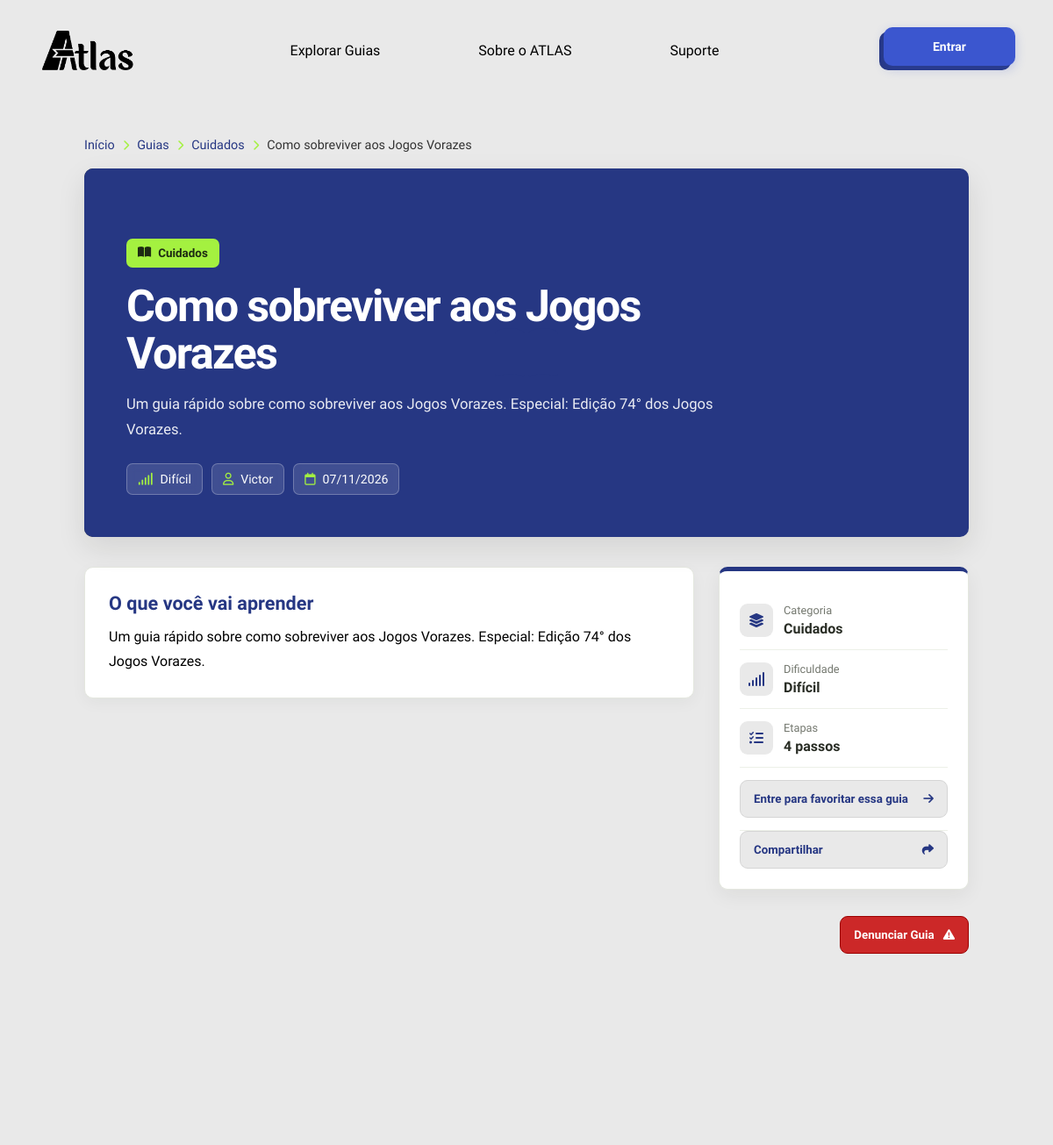
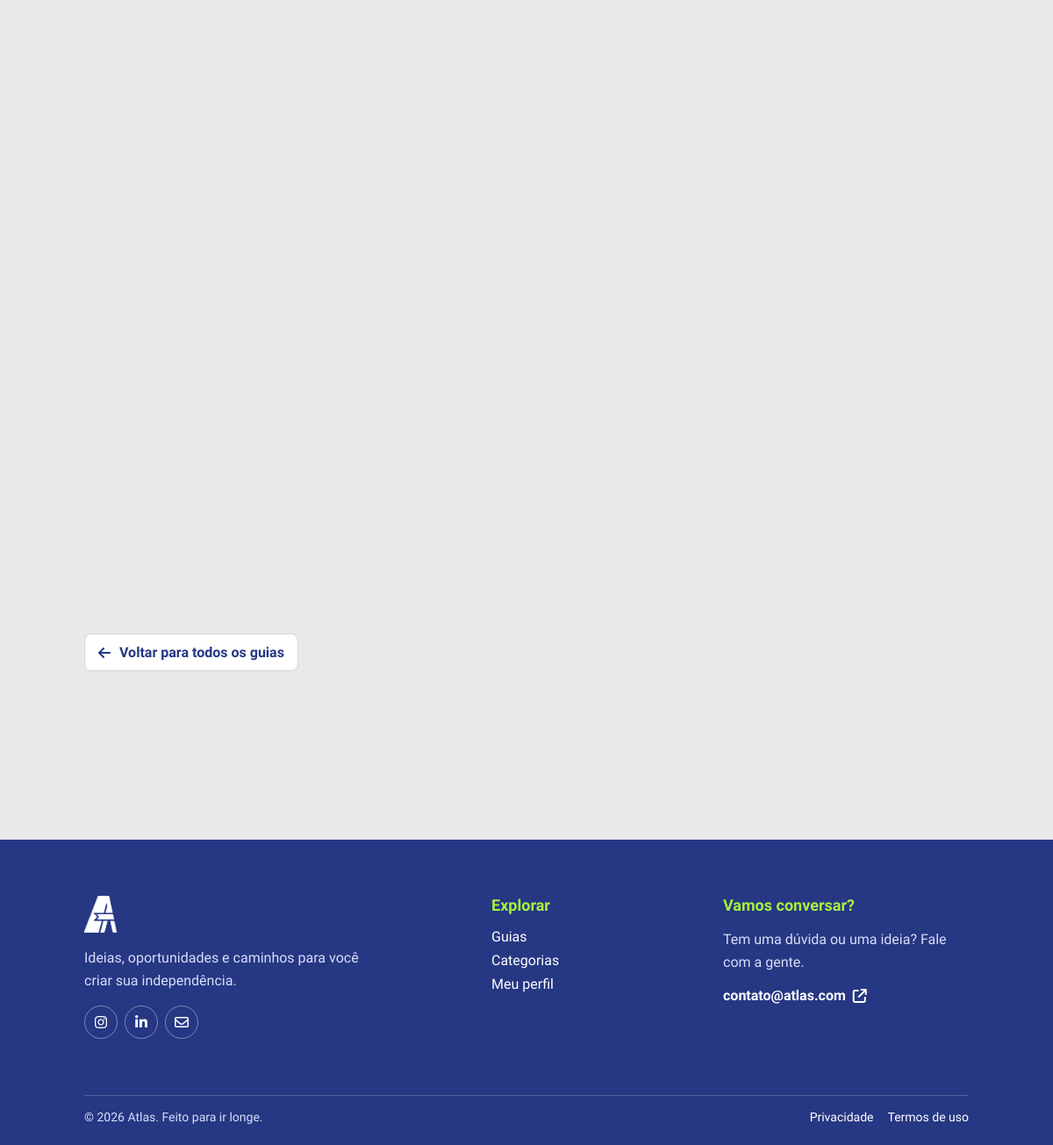
The app's page /guia.php?id=19 with its own data (2 pictures, top to bottom).
### tables this page shows
CREATE TABLE `guia` (
  `id_guia` int(11) NOT NULL,
  `id_usuario` int(11) NOT NULL,
  `titulo` varchar(200) NOT NULL,
  `descricao` text NOT NULL,
  `categoria` enum('Automóveis','Casa','Compras','Cuidados','Culinária','Educação','Finanças','Jardinagem','Limpeza','Manutenção','Moda','Saúde','Trabalho','Transporte','Tecnologia') NOT NULL,
  `dificuldade` enum('Fácil','Médio','Difícil') NOT NULL,
  `capa` mediumblob NOT NULL,
  `video` text NOT NULL,
  `data_criacao` date NOT NULL DEFAULT current_timestamp(),
  `data_atualizacao` datetime DEFAULT NULL
);

CREATE TABLE `usuario` (
  `id_usuario` int(11) NOT NULL,
  `foto` blob DEFAULT NULL,
  `nome` varchar(100) NOT NULL,
  `email` varchar(150) NOT NULL,
  `senha` varchar(255) NOT NULL,
  `preferencia` enum('Automóveis','Casa','Compras','Cuidados','Culinária','Educação','Finanças','Jardinagem','Limpeza','Manutenção','Moda','Saúde','Tecnologia','Trabalho','Transporte') NOT NULL,
  `nivel` enum('1','2','3','') NOT NULL DEFAULT '3',
  `estado` enum('ativo','inativo','','') NOT NULL DEFAULT 'ativo',
  `data_criacao` datetime NOT NULL DEFAULT current_timestamp()
);

### guia.php (the view, shortened to what this page needs)
<?php
require_once __DIR__ . '/conexao.php';
$id_guia = (int)($_GET['id'] ?? 0);
$sql = "SELECT g.id_guia, g.id_usuario, g.titulo, g.descricao,
               g.categoria, g.dificuldade, g.data_criacao, g.video, u.nome AS autor
        FROM guia g
        LEFT JOIN usuario u ON u.id_usuario = g.id_usuario
        WHERE g.id_guia = $id_guia";
$resultadoGuia = mysqli_query($conn, $sql);
$guia = mysqli_fetch_assoc($resultadoGuia);
$sqlEtapas = "SELECT e.id_etapa, e.descricao, e.midia
     FROM etapas es
     INNER JOIN etapa e ON e.id_etapas = es.id_etapas
     WHERE es.id_guia = $id_guia
     ORDER BY e.id_etapa";
$resultadoEtapas = mysqli_query($conn, $sqlEtapas);
$etapas = mysqli_fetch_all($resultadoEtapas, MYSQLI_ASSOC);
function h($valor): string
{
    return htmlspecialchars((string)$valor, ENT_QUOTES, 'UTF-8');
}
?>
<!DOCTYPE html>
<html lang="pt-br">
<head>
    <link rel="stylesheet" href="https://cdnjs.cloudflare.com/ajax/libs/font-awesome/6.4.0/css/all.min.css">
    <link rel="stylesheet" href="css/guia.css">
</head>
<body>
    <header>
        <a class="logo" href="index.php" aria-label="Página inicial">
            <img src="imgs_website/logotipoatlas.png" alt="ATLAS">
        </a>
        <nav class="nav-options" aria-label="Navegação principal">
            <a class="item" href="guias.php">
                <p>Explorar Guias</p>
            </a>
            <a class="item" href="index.php#sobre-atlas">
                <p>Sobre o ATLAS</p>
            </a>
            <a class="item" href="suporte.php">
                <p>Suporte</p>
            </a>
        </nav>
        <nav class="nav-btns" aria-label="Conta">
            <?php if (isset($_SESSION['id'])): ?>
                <div class="perfil" id="perfil">
                    <p>
                        <img class="foto" src="imgs_perfil/<?= !empty($_SESSION['foto']) ? h($_SESSION['foto']) : 'foto_padrao.png' ?>">
                        Olá, <?= h($_SESSION['nome']) ?>
                    </p>
                    <i class="fa-solid fa-caret-up" id="seta"></i>
                    <div class="perfil-options" id="perfil-options">
                        <a class="perfil-option" href="meu_perfil.php">Meu perfil</a>
                        <?php if (($_SESSION['nivel'] ?? '') == 1): ?>
                            <a class="perfil-option" href="admin.php">Painel do administrador</a>
                        <?php endif; ?>
                        <a class="perfil-option" href="sair.php">Sair</a>
                    </div>
                </div>
            <?php else: ?>
                <a class="entrar" href="login.php">Entrar</a>
            <?php endif; ?>
        </nav>
    </header>
    <main class="pagina-guia">
        <nav class="migalhas" aria-label="Você está aqui">
            <a href="index.php">Início</a>
            <i class="fa-solid fa-chevron-right"></i>
            <a href="index.php#categorias-section">Guias</a>
            <i class="fa-solid fa-chevron-right"></i>
            <a href="guias.php?categoria=<?= urlencode($guia['categoria']) ?>">
                <?= h($guia['categoria']) ?>
            </a>
            <i class="fa-solid fa-chevron-right"></i>
            <span><?= h($guia['titulo']) ?></span>
        </nav>
        <section class="guia-capa">
            <div class="guia-capa-conteudo">
                <span class="guia-categoria">
                    <i class="fa-solid fa-book-open"></i>
                    <?= h($guia['categoria']) ?>
                </span>
                <h1><?= h($guia['titulo']) ?></h1>
                <p><?= h($guia['descricao']) ?></p>
                <div class="guia-capa-meta">
                    <span>
                        <i class="fa-solid fa-signal"></i>
                        <?= h($guia['dificuldade']) ?>
                    </span>
                    <span>
                        <i class="fa-regular fa-user"></i>
                        <?= h($guia['autor'] ?: 'Comunidade ATLAS') ?>
                    </span>
                    <span>
                        <i class="fa-regular fa-calendar"></i>
                        <?= h(date('d/m/Y', strtotime($guia['data_criacao']))) ?>
                    </span>
                </div>
            </div>
            <div class="capa-placeholder">
                <i class="fa-solid fa-book-open"></i>
            </div>
        </section>
        <div class="guia-layout">
            <article class="guia-conteudo">
                <section class="bloco-guia introducao">
                    <h2>O que você vai aprender</h2>
                    <p><?= nl2br(h($guia['descricao'])) ?></p>
                </section>
                <div class="guia-desc">
                    <div>
                    </div>
                </div>
            </article>
            <aside class="guia-lateral">
                <div class="cartao-resumo">
                    <div>
                        <i class="fa-solid fa-layer-group"></i>
                        <p>
                            <small>Categoria</small>
                            <strong><?= h($guia['categoria']) ?></strong>
                        </p>
                    </div>
                    <div>
                        <i class="fa-solid fa-signal"></i>
                        <p>
                            <small>Dificuldade</small>
                            <strong><?= h($guia['dificuldade']) ?></strong>
                        </p>
                    </div>
                    <div>
                        <i class="fa-solid fa-list-check"></i>
                        <p>
                            <small>Etapas</small>
                            <strong>
                                <?= count($etapas) ?>
                                <?= count($etapas) === 1 ? 'passo' : 'passos' ?>
                            </strong>
                        </p>
                    </div>
                    <div>
                        <?php if (!isset($_SESSION['id'])): ?>
                            <button href="login.php" class="btn-compartilhar">Entre para favoritar essa guia<i class="fa-solid fa-arrow-right"></i></button>
                        <?php endif; ?>
                    </div>
                    <button onclick="copiarLink()" href="login.php" class="btn-compartilhar">Compartilhar<i class="fa-solid fa-share"></i></button>
                </div>
                <div>
                    <button onclick="window.location.href='suporte.php'" class="btn-denunciar">Denunciar Guia<i class="fa-solid fa-warning"></i></button>
                </div>
            </aside>
        </div>
        <div class="voltar-guias">
            <a href="guias.php"><i class="fa-solid fa-arrow-left"></i>Voltar para todos os guias</a>
        </div>
    </main>
    <footer>
        <div class="footer-content">
            <div class="footer-brand">
                <a class="footer-logo" href="index.php" aria-label="Voltar para o início">
                    <img src="imgs_website/logoatlas.png" alt="ATLAS">
                </a>
                <p>Ideias, oportunidades e caminhos para você criar sua independência.</p>
                <div class="footer-socials">
                    <a href="#" aria-label="Instagram">
                        <i class="fa-brands fa-instagram"></i>
                    </a>
                    <a href="#" aria-label="LinkedIn">
                        <i class="fa-brands fa-linkedin-in"></i>
                    </a>
                    <a href="mailto:contato@atlas.com" aria-label="Enviar e-mail">
                        <i class="fa-regular fa-envelope"></i>
                    </a>
                </div>
            </div>
            <div class="footer-section">
                <h3>Explorar</h3>
                <a href="guias.php">Guias</a>
                <a href="guias.php">Categorias</a>
                <a href="meu_perfil.php">Meu perfil</a>
            </div>
            <div class="footer-section footer-contact">
                <h3>Vamos conversar?</h3>
                <p>Tem uma dúvida ou uma ideia? Fale com a gente.</p>
                <a href="mailto:contato@atlas.com">
                    contato@atlas.com
                    <i class="fa-solid fa-arrow-up-right-from-square"></i>
                </a>
            </div>
        </div>
        <div class="footer-bottom">
            <p>&copy; <?= date('Y') ?> Atlas. Feito para ir longe.</p>
            <div>
                <a href="#">Privacidade</a>
                <a href="#">Termos de uso</a>
            </div>
        </div>
    </footer>
</body>
</html>

### css/header.css (style rules this page uses)
header { display: flex; align-items: center; justify-content: space-between; gap: var(--space-6); width: 100%; margin-bottom: 20px; padding: var(--space-4) var(--space-5); background-color: var(--color-bg); z-index: 2; }
.logo { display: flex; align-items: center; justify-content: flex-start; height: 100%; max-width: 100px; }
.logo img { display: block; width: auto; height: 45px; cursor: pointer; }
.nav-options { display: flex; align-items: center; justify-content: center; width: fit-content; height: 100%; gap: var(--space-6); }
.item { position: relative; display: flex; align-items: center; justify-content: center; width: fit-content; background-color: transparent; height: 100%; padding: var(--space-2) var(--space-3); font-size: 0.9375rem; white-space: nowrap; cursor: pointer; outline: none; border: none; font-family: 'Google Sans', sans-serif; }
.item p { color: var(--color-text); font-size: 1rem; font-weight: 400; text-decoration: none; transition: color var(--transition-fast); }
.item::after { content: ''; position: absolute; bottom: 0; left: 0; width: 0; height: 2px; border-radius: 100px; background-color: var(--color-primary-light); transition: width var(--transition-base); }
a { text-decoration: none; }
.nav-btns { display: flex; align-items: center; width: fit-content; height: 100%; gap: var(--space-3); }
.entrar { position: relative; display: flex; align-items: center; justify-content: center; width: 150px; height: 44px; border: none; border-radius: var(--radius-md); background-color: var(--color-primary); color: var(--color-text-inverse); font-size: 14px; cursor: pointer; font-style: 'Google Sans', sans-serif; }
.entrar::before { content: 'Entrar'; position: absolute; inset: 0; display: flex; align-items: center; justify-content: center; border-radius: var(--radius-md); background-color: var(--color-primary-light); box-shadow: 0 4px 12px rgba(59, 86, 207, 0.25); color: var(--color-text-inverse); font-size: 14px; font-weight: 600; white-space: nowrap; translate: 5px -5px; transition: translate var(--transition-fast), box-shadow var(--transition-fast); font-family: 'Google Sans'; }

### css/variaveis.css (style rules this page uses)
:root { --color-bg: #e9e9e9; --color-surface: #ffffff; --color-surface-hover: #dcdcdc; --color-primary: #263783; --color-primary-light: #3b56cf; --color-accent: #a4f140; --color-accent-dark: #8bc34a; --color-text: #000000; --color-text-secondary: #55555f; --color-text-placeholder: #999999; --color-text-inverse: #ffffff; --color-text-muted: #d8def8; --color-danger: #cc2828; --color-danger-dark: #9b0000; --color-danger-bg: #cc28281a; --color-warning: #c98a12; --color-warning-dark: #8f6109; --color-warning-bg: #c98a121f; --color-success: #1bb155; --color-success-dark: #119247; --color-fav: #e6445f; --color-fav-dark: #e02847; --color-border: #d5d5d5; --radius-sm: 4px; --radius-md: 10px; --space-1: 8px; --space-2: 16px; --space-3: 24px; --space-4: 32px; --space-5: 48px; --space-6: 64px; --space-7: 96px; --shadow-card: 0 2px 10px #00000014; --shadow-card-hover: 0 15px 30px #00000026; --shadow-drop: 3px 3px 0 #00000059; --shadow-offset-lg: -10px 10px 0 #00000033; --transition-fast: 0.2s ease; --transition-base: 0.3s ease; }

### css/body.css (style rules this page uses)
html { scroll-behavior: smooth; }
*, *::before, *::after { box-sizing: border-box; margin: 0; padding: 0; transition: 0.5s ease; }
body { display: flex; flex-direction: column; width: 100%; overflow-x: hidden; background-color: var(--color-bg); color: var(--color-text); font-family: 'Google Sans', sans-serif; }

### records on screen
guia: categoria "Cuidados", titulo "Como sobreviver aos Jogos Vorazes", descricao "Um guia rápido sobre como sobreviver aos Jogos Vorazes. Especial: Edição 74° dos Jogos Vorazes.", dificuldade "Difícil", id_usuario.nome "Victor", data_criacao "07/11/2026"

### other values on screen
count($etapas) "4"
